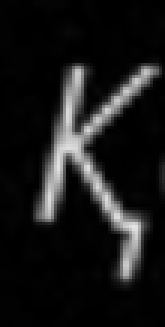
%> input picture bpl_hkr/hkr_q.png, 55 x 109 px (shown 3 times larger)
$ octave run_bpl_hkr.m   (GNU Octave 9; MATLAB toolbox functions it lacks are replaced by stand-ins)
%> lines starting %> are read from the running program, lines starting %| are printed output that depends on the picture; in (x1, y1, x2, y2) boxes, pixels count from 0 and x2, y2 are one past the last pixel; in counts of white or black regions, pixels touching at a corner belong together; the program's own positions count from 1
### bpl_hkr/preprocess_hkr.m
root = fileparts(mfilename('fullpath'));
input_path = fullfile(root,'hkr_q.png');

I = imread(input_path);
%> I is the input picture: size 109x55x3 uint8; min 0, max 230, mean 24.5

if size(I,3) == 3
    I = rgb2gray(I);
%> I: size 109x55 uint8
end

BW = imbinarize(I);
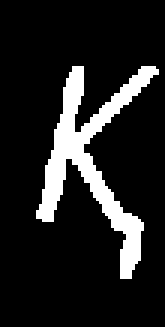
%> BW: size 109x55 logical (shown 3 times larger); 13.1% white; 1 white region

if mean(BW(:)) > 0.5
    BW = ~BW;
end

BW = bwareaopen(BW,2);

CC = bwconncomp(BW);
%> CC = 1 connected component
numPixels = cellfun(@numel,CC.PixelIdxList);
%> numPixels = 787
[~,idx] = max(numPixels);
%> idx = 1

BW2 = false(size(BW));
BW2(CC.PixelIdxList{idx}) = true;

stats = regionprops(BW2,'BoundingBox');
%> stats = 1 region; box (x1, y1, x2, y2): (12, 22, 53, 93)
cropped = imcrop(BW2,stats(1).BoundingBox);
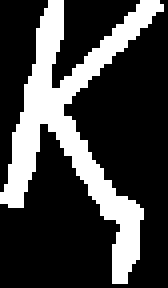
%> cropped: size 72x42 logical (shown 4 times larger); 26% white; 1 white region, box (x1, y1, x2, y2) and area: (0, 0, 41, 71) 787
cropped = padarray(cropped,[20 20],0);
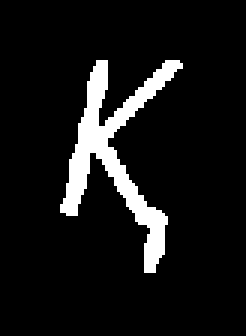
%> cropped: size 112x82 logical (shown 3 times larger); 8.6% white; 1 white region, box (x1, y1, x2, y2) and area: (20, 20, 61, 91) 787

img = imresize(cropped,[105 105],'nearest');
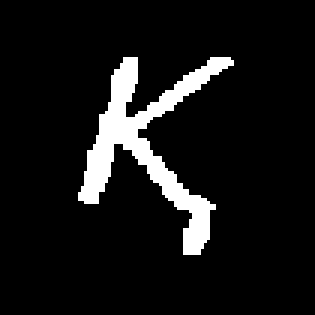
%> img: size 105x105 logical (shown 3 times larger); 8.5% white; 1 white region, box (x1, y1, x2, y2) and area: (26, 19, 78, 85) 935
img = logical(img);

save(fullfile(root,'hkr_preprocessed.mat'),'img');

figure;
imshow(img);
axis off;
title('HKR preprocessed');

exportgraphics(gcf,fullfile(root,'examples','preprocessed.png'),'Resolution',200);

### bpl_hkr/fit_hkr.m
root = fileparts(mfilename('fullpath'));

load(fullfile(root,'hkr_preprocessed.mat'),'img');

K = 5;
verbose = true;
include_mcmc = true;
fast_mode = true;

G_hkr = fit_motorprograms(img,K,verbose,include_mcmc,fast_mode);

save(fullfile(root,'G_hkr_character.mat'),'G_hkr','-v7.3');

### bpl_hkr/run_bpl_hkr.m
root = fileparts(mfilename('fullpath'));

if ~exist(fullfile(root,'examples'),'dir')
    mkdir(fullfile(root,'examples'));
end

run(fullfile(root,'preprocess_hkr.m'));
run(fullfile(root,'fit_hkr.m'));
%> (this line was passed over: fit_motorprograms is not available in this run)
run(fullfile(root,'generate_hkr.m'));
%> (this line was passed over: generate_hkr is not available in this run)
